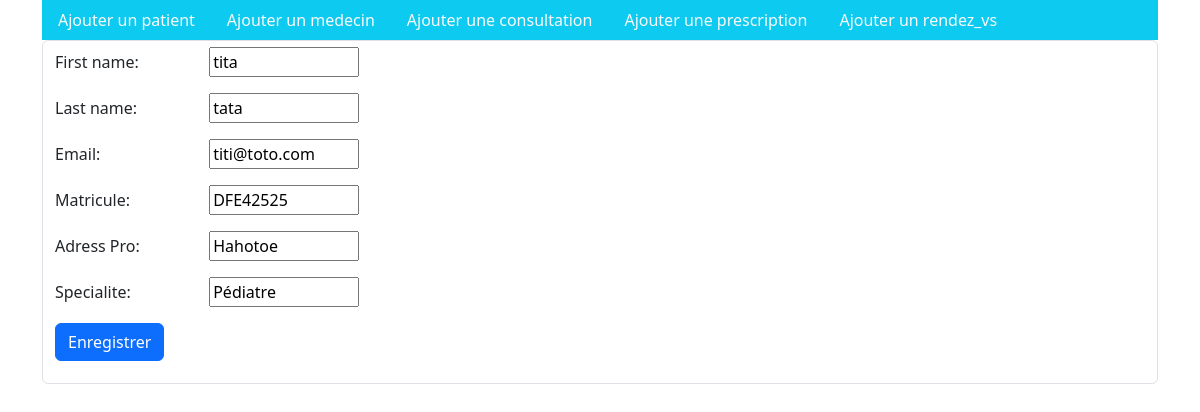
Screenshot of /medecin/modifier/2/ with the database file from the repository.
### mon_app/models.py (models this page shows, shortened)
class Person(models.Model):
    first_name = models.CharField(max_length=100)
    last_name = models.CharField(max_length=100)
    email = models.EmailField()

class Medecin(Person):
    matricule = models.CharField(max_length=100)
    adress_Pro = models.CharField(max_length=100)
    specialite = models.CharField(max_length=100)

### mon_app/views.py (the view)
# urls.py: path('medecin/modifier/<int:medecin_id>/', views.modifier_medecin, name='modifier_medecin'),
def modifier_medecin(request, medecin_id):
    medecin = get_object_or_404(Medecin, pk=medecin_id)
    if request.method == 'POST':
        form = MedecinForm(request.POST, instance=medecin)
        if form.is_valid():
            form.save()
            return redirect('medecin_list')
    else:
        form = MedecinForm(instance=medecin)
    return render(request, 'medecins/medecin_modifier.html', {'form': form})

### mon_app/form.py
class MedecinForm(forms.ModelForm):
    class Meta:
        model = Medecin
        fields = ('first_name', 'last_name', 'email','matricule','adress_Pro','specialite')

### mon_app/templates/medecins/medecin_modifier.html (shortened to what this page needs)
{% extends 'menu.html' %}
{% block content %}
<form method="post" class="form-control">
    <div class="mb-3">
        {{ form.as_p }}
        <button type="submit" class="btn btn-primary">Enregistrer</button>
    </div>
</form>
{% endblock content %}

### mon_app/static/style.css (style rules this page uses)
p label { width: 150px; }
p input { width: 150px; }

### rows the page displays
Person: first_name "tita", last_name "tata", email "titi@toto.com"
Medecin: matricule "DFE42525", adress_Pro "Hahotoe", specialite "Pédiatre"
